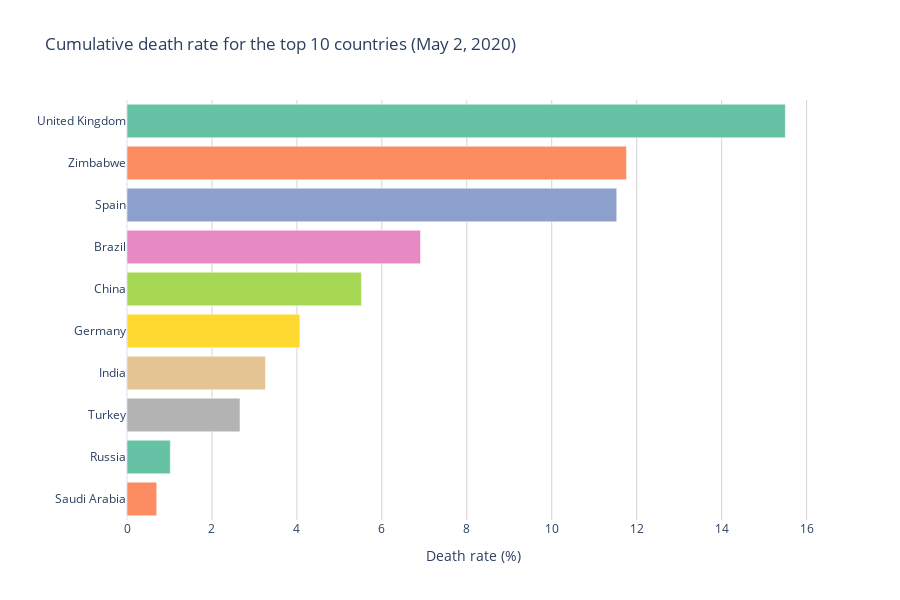

Notebook code for this chart:
### Code cell
# Replicate the plot using plotly for interactivity
import plotly.express as px
import plotly.graph_objects as go

# Get Set2 color palette from seaborn
colors = sns.color_palette("Set2", n_colors=10).as_hex()

# Create the horizontal bar chart
fig = go.Figure()

fig.add_trace(go.Bar(
    y=ordered_df['location'],
    x=ordered_df['death_rate'],
    orientation='h',
    marker_color=colors,
    hovertemplate='%{y}: %{x:.2f}%<extra></extra>'  # Add percent sign and format to 2 decimal places
))

# Update layout
fig.update_layout(
    title='Cumulative death rate for the top 10 countries (May 2, 2020)',
    xaxis_title='Death rate (%)',
    yaxis_title='',
    yaxis={'categoryorder': 'total ascending'},
    height=600,
    width=900,
    template='plotly_white'
)

# Add gridlines only for x-axis
fig.update_xaxes(showgrid=True, gridwidth=1, gridcolor='lightgray')
fig.update_yaxes(showgrid=False)

# Show the figure
fig.show()

# If you want to save it
fig.write_html("covid_death_rates.html")

### Figure 1 — Plotly figure (JSON) as saved in the notebook; plotly's stock layout.template omitted (floating-point values rounded to 4 significant figures)
{"data": [{"hovertemplate": "%{y}: %{x:.2f}%<extra></extra>", "marker": {"color": ["#66c2a5", "#fc8d62", "#8da0cb", "#e78ac3", "#a6d854", "#ffd92f", "#e5c494", "#b3b3b3", "#66c2a5", "#fc8d62"]}, "orientation": "h", "type": "bar", "x": [15.5, 11.76, 11.53, 6.91, 5.52, 4.07, 3.26, 2.66, 1.02, 0.7], "y": ["United Kingdom", "Zimbabwe", "Spain", "Brazil", "China", "Germany", "India", "Turkey", "Russia", "Saudi Arabia"]}], "layout": {"height": 600, "title": {"text": "Cumulative death rate for the top 10 countries (May 2, 2020)"}, "width": 900, "xaxis": {"gridcolor": "lightgray", "gridwidth": 1, "showgrid": true, "title": {"text": "Death rate (%)"}}, "yaxis": {"categoryorder": "total ascending", "showgrid": false, "title": {"text": ""}}}}
